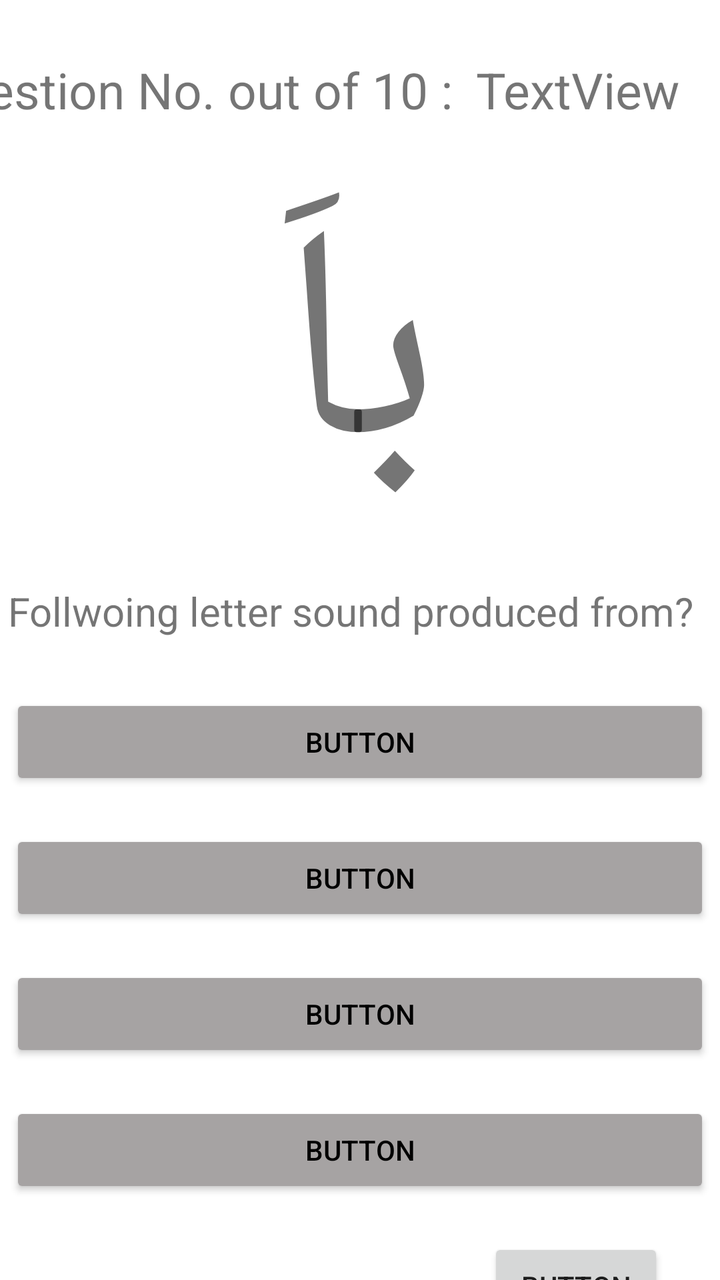
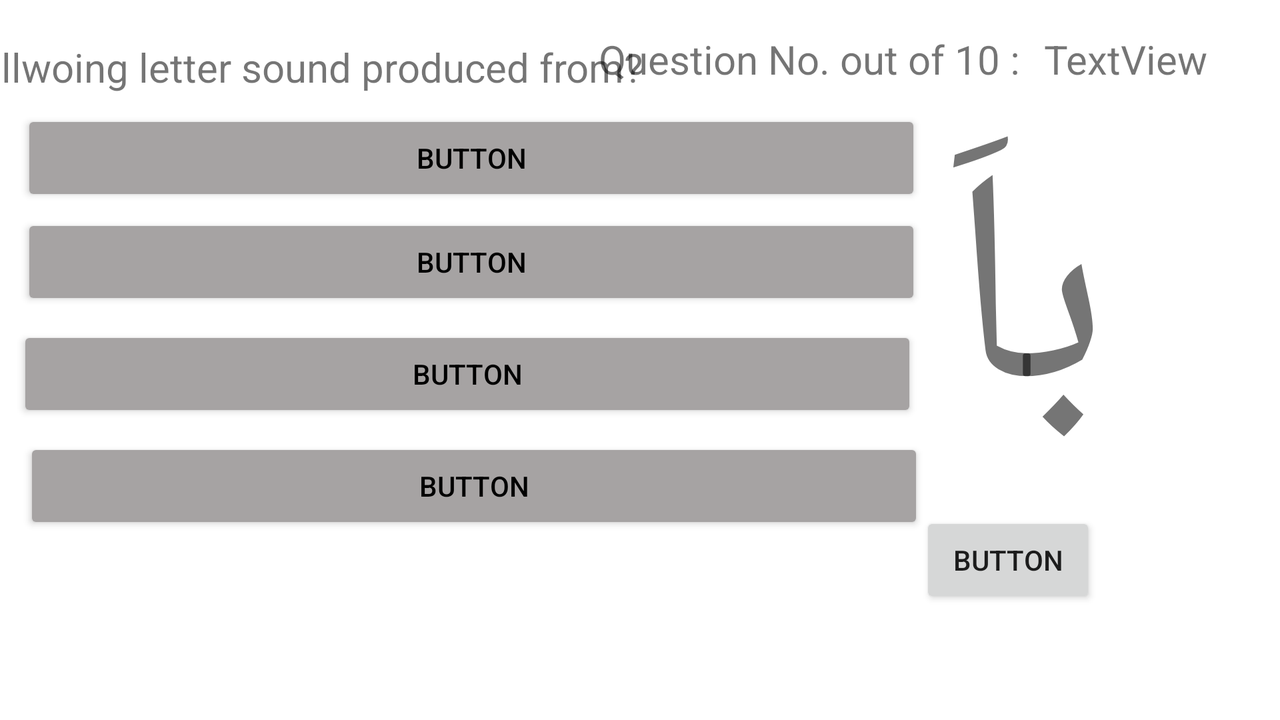

Two renders of one Android screen. The first uses the default layout on a phone; the second uses the alternative layout the repository ships for a different screen configuration, on a matching device. The two XML files are below.
<!-- AndroidManifest.xml: application theme Theme.MakhārijAlHurūf -->
<!-- res/layout/activity_test.xml -->
<?xml version="1.0" encoding="utf-8"?>
<androidx.constraintlayout.widget.ConstraintLayout xmlns:android="http://schemas.android.com/apk/res/android"
    xmlns:app="http://schemas.android.com/apk/res-auto"
    xmlns:tools="http://schemas.android.com/tools"
    android:layout_width="match_parent"
    android:layout_height="match_parent"
    tools:context=".TestActivity">

    <androidx.constraintlayout.widget.ConstraintLayout
        android:layout_width="match_parent"
        android:layout_height="match_parent"
        tools:context=".PracticeActivity">

        <TextView
            android:id="@+id/textView3"
            android:layout_width="0dp"
            android:layout_height="200dp"
            android:layout_marginLeft="5dp"
            android:layout_marginTop="76dp"
            android:layout_marginRight="5dp"
            android:gravity="center"
            android:text="باَ"
            android:textSize="150sp"
            app:layout_constraintEnd_toEndOf="parent"
            app:layout_constraintHorizontal_bias="0.555"
            app:layout_constraintStart_toStartOf="parent"
            app:layout_constraintTop_toTopOf="parent" />

        <Button
            android:id="@+id/optionA"
            android:layout_width="0dp"
            android:layout_height="wrap_content"
            android:layout_marginLeft="5dp"
            android:layout_marginTop="28dp"
            android:layout_marginRight="5dp"
            android:backgroundTint="#A6A3A3"
            android:text="Button"
            android:textColor="@color/black"
            app:layout_constraintEnd_toEndOf="parent"
            app:layout_constraintHorizontal_bias="0.555"
            app:layout_constraintStart_toStartOf="parent"
            app:layout_constraintTop_toBottomOf="@+id/textView6" />

        <Button
            android:id="@+id/optionB"
            android:layout_width="0dp"
            android:layout_height="wrap_content"
            android:layout_marginLeft="5dp"
            android:layout_marginTop="20dp"
            android:layout_marginRight="5dp"
            android:backgroundTint="#A6A3A3"
            android:text="Button"
            android:textColor="@color/black"
            app:layout_constraintEnd_toEndOf="parent"
            app:layout_constraintHorizontal_bias="0.555"
            app:layout_constraintStart_toStartOf="parent"
            app:layout_constraintTop_toBottomOf="@+id/optionA" />

        <Button
            android:id="@+id/optionC"
            android:layout_width="0dp"
            android:layout_height="wrap_content"
            android:layout_marginLeft="5dp"
            android:layout_marginTop="20dp"
            android:layout_marginRight="5dp"
            android:backgroundTint="#A6A3A3"
            android:text="Button"
            android:textColor="@color/black"
            app:layout_constraintEnd_toEndOf="parent"
            app:layout_constraintHorizontal_bias="0.555"
            app:layout_constraintStart_toStartOf="parent"
            app:layout_constraintTop_toBottomOf="@+id/optionB" />

        <Button
            android:id="@+id/optionD"
            android:layout_width="0dp"
            android:layout_height="wrap_content"
            android:layout_marginLeft="5dp"
            android:layout_marginTop="20dp"
            android:layout_marginRight="5dp"
            android:backgroundTint="#A6A3A3"
            android:text="Button"
            android:textColor="@color/black"
            app:layout_constraintEnd_toEndOf="parent"
            app:layout_constraintHorizontal_bias="0.555"
            app:layout_constraintStart_toStartOf="parent"
            app:layout_constraintTop_toBottomOf="@+id/optionC" />

        <Button
            android:id="@+id/nextButton"
            android:layout_width="wrap_content"
            android:layout_height="wrap_content"
            android:layout_marginTop="20dp"
            android:layout_marginEnd="28dp"
            android:text="Button"
            app:layout_constraintEnd_toEndOf="parent"
            app:layout_constraintTop_toBottomOf="@+id/optionD" />

        <TextView
            android:id="@+id/textView5"
            android:layout_width="wrap_content"
            android:layout_height="wrap_content"
            android:layout_marginTop="28dp"
            android:layout_marginEnd="20dp"
            android:text="TextView"
            android:textSize="25dp"
            app:layout_constraintEnd_toEndOf="parent"
            app:layout_constraintTop_toTopOf="parent" />

        <TextView
            android:id="@+id/textView4"
            android:layout_width="wrap_content"
            android:layout_height="wrap_content"
            android:layout_marginTop="28dp"
            android:layout_marginEnd="12dp"
            android:text="Question No. out of 10 :"
            android:textSize="25sp"
            app:layout_constraintEnd_toStartOf="@+id/textView5"
            app:layout_constraintTop_toTopOf="parent" />

        <TextView
            android:id="@+id/textView6"
            android:layout_width="wrap_content"
            android:layout_height="wrap_content"
            android:layout_marginTop="16dp"
            android:text="Follwoing letter sound produced from?"
            android:textSize="20sp"
            app:layout_constraintEnd_toEndOf="parent"
            app:layout_constraintHorizontal_bias="0.235"
            app:layout_constraintStart_toStartOf="parent"
            app:layout_constraintTop_toBottomOf="@+id/textView3" />
    </androidx.constraintlayout.widget.ConstraintLayout>

</androidx.constraintlayout.widget.ConstraintLayout>
<!-- resources referenced by this layout -->
<resources>
  <style name="Theme.MakhārijAlHurūf" parent="Theme.MaterialComponents.DayNight.DarkActionBar">
          
          <item name="colorPrimary">@color/purple_500</item>
          <item name="colorPrimaryVariant">@color/purple_700</item>
          <item name="colorOnPrimary">@color/white</item>
          
          <item name="colorSecondary">@color/teal_200</item>
          <item name="colorSecondaryVariant">@color/teal_700</item>
          <item name="colorOnSecondary">@color/black</item>
          
          <item name="android:statusBarColor" tools:targetApi="l">?attr/colorPrimaryVariant</item>
          
      </style>
</resources>
<!-- res/layout-land/activity_test.xml (the author's variant of the layout above) -->
<!-- drawn on the phone turned sideways -->
<?xml version="1.0" encoding="utf-8"?>
<androidx.constraintlayout.widget.ConstraintLayout xmlns:android="http://schemas.android.com/apk/res/android"
    xmlns:app="http://schemas.android.com/apk/res-auto"
    xmlns:tools="http://schemas.android.com/tools"
    android:layout_width="match_parent"
    android:layout_height="match_parent"
    tools:context=".TestActivity">

    <androidx.constraintlayout.widget.ConstraintLayout
        android:layout_width="match_parent"
        android:layout_height="match_parent"
        tools:context=".PracticeActivity">

        <TextView
            android:id="@+id/textView3"
            android:layout_width="150dp"
            android:layout_height="200dp"
            android:layout_marginLeft="5dp"
            android:layout_marginTop="48dp"
            android:layout_marginRight="5dp"
            android:gravity="center"
            android:text="باَ"
            android:textSize="150sp"
            app:layout_constraintEnd_toEndOf="parent"
            app:layout_constraintHorizontal_bias="0.905"
            app:layout_constraintStart_toStartOf="parent"
            app:layout_constraintTop_toTopOf="parent" />

        <Button
            android:id="@+id/optionA"
            android:layout_width="450dp"
            android:layout_height="wrap_content"
            android:layout_marginLeft="5dp"
            android:layout_marginTop="8dp"
            android:layout_marginRight="5dp"
            android:backgroundTint="#A6A3A3"
            android:text="Button"
            android:textColor="@color/black"
            app:layout_constraintEnd_toEndOf="parent"
            app:layout_constraintHorizontal_bias="0.032"
            app:layout_constraintStart_toStartOf="parent"
            app:layout_constraintTop_toBottomOf="@+id/textView6" />

        <Button
            android:id="@+id/optionB"
            android:layout_width="450dp"
            android:layout_height="wrap_content"
            android:layout_marginLeft="5dp"
            android:layout_marginTop="4dp"
            android:layout_marginRight="5dp"
            android:backgroundTint="#A6A3A3"
            android:text="Button"
            android:textColor="@color/black"
            app:layout_constraintEnd_toEndOf="parent"
            app:layout_constraintHorizontal_bias="0.032"
            app:layout_constraintStart_toStartOf="parent"
            app:layout_constraintTop_toBottomOf="@+id/optionA" />

        <Button
            android:id="@+id/optionC"
            android:layout_width="450dp"
            android:layout_height="wrap_content"
            android:layout_marginLeft="5dp"
            android:layout_marginTop="8dp"
            android:layout_marginRight="5dp"
            android:backgroundTint="#A6A3A3"
            android:text="Button"
            android:textColor="@color/black"
            app:layout_constraintEnd_toEndOf="parent"
            app:layout_constraintHorizontal_bias="0.021"
            app:layout_constraintStart_toStartOf="parent"
            app:layout_constraintTop_toBottomOf="@+id/optionB" />

        <Button
            android:id="@+id/optionD"
            android:layout_width="450dp"
            android:layout_height="wrap_content"
            android:layout_marginLeft="5dp"
            android:layout_marginTop="8dp"
            android:layout_marginRight="5dp"
            android:backgroundTint="#A6A3A3"
            android:text="Button"
            android:textColor="@color/black"
            app:layout_constraintEnd_toEndOf="parent"
            app:layout_constraintHorizontal_bias="0.039"
            app:layout_constraintStart_toStartOf="parent"
            app:layout_constraintTop_toBottomOf="@+id/optionC" />

        <Button
            android:id="@+id/nextButton"
            android:layout_width="wrap_content"
            android:layout_height="wrap_content"
            android:layout_marginTop="8dp"
            android:layout_marginEnd="92dp"
            android:text="Button"
            app:layout_constraintEnd_toEndOf="parent"
            app:layout_constraintTop_toBottomOf="@+id/textView3" />

        <TextView
            android:id="@+id/textView5"
            android:layout_width="wrap_content"
            android:layout_height="wrap_content"
            android:layout_marginTop="16dp"
            android:layout_marginEnd="36dp"
            android:text="TextView"
            android:textSize="20sp"
            app:layout_constraintEnd_toEndOf="parent"
            app:layout_constraintTop_toTopOf="parent" />

        <TextView
            android:id="@+id/textView4"
            android:layout_width="wrap_content"
            android:layout_height="wrap_content"
            android:layout_marginTop="16dp"
            android:layout_marginEnd="12dp"
            android:text="Question No. out of 10 :"
            android:textSize="20sp"
            app:layout_constraintEnd_toStartOf="@+id/textView5"
            app:layout_constraintTop_toTopOf="parent" />

        <TextView
            android:id="@+id/textView6"
            android:layout_width="wrap_content"
            android:layout_height="wrap_content"
            android:layout_marginTop="20dp"
            android:text="Follwoing letter sound produced from?"
            android:textSize="20sp"
            app:layout_constraintEnd_toStartOf="@+id/textView4"
            app:layout_constraintStart_toStartOf="parent"
            app:layout_constraintTop_toTopOf="parent" />
    </androidx.constraintlayout.widget.ConstraintLayout>

</androidx.constraintlayout.widget.ConstraintLayout>
